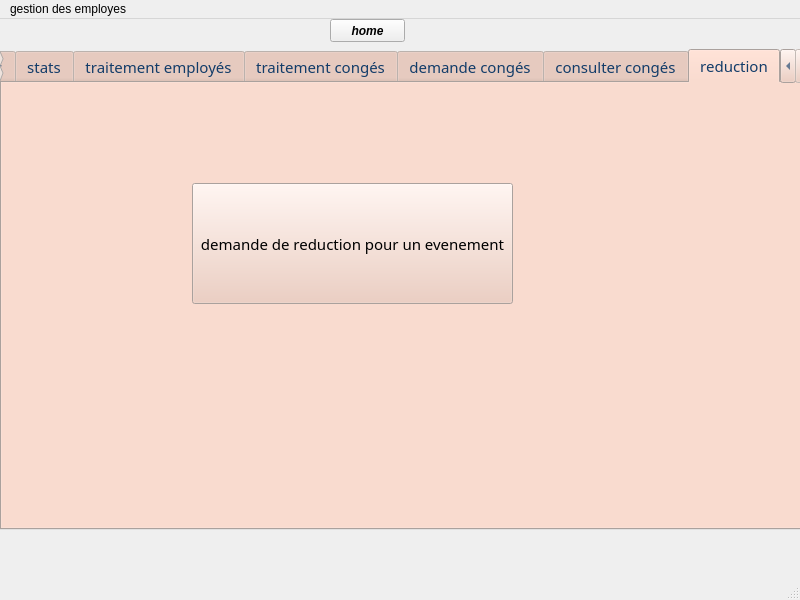
<?xml version="1.0" encoding="UTF-8"?>
<ui version="4.0">
 <class>GestionEmploye</class>
 <widget class="QMainWindow" name="GestionEmploye">
  <property name="geometry">
   <rect>
    <x>0</x>
    <y>0</y>
    <width>800</width>
    <height>600</height>
   </rect>
  </property>
  <property name="windowTitle">
   <string>GestionEmploye</string>
  </property>
  <widget class="QWidget" name="centralwidget">
   <widget class="QTabWidget" name="pageee">
    <property name="geometry">
     <rect>
      <x>0</x>
      <y>30</y>
      <width>811</width>
      <height>481</height>
     </rect>
    </property>
    <property name="palette">
     <palette>
      <active>
       <colorrole role="WindowText">
        <brush brushstyle="SolidPattern">
         <color alpha="255">
          <red>18</red>
          <green>60</green>
          <blue>105</blue>
         </color>
        </brush>
       </colorrole>
       <colorrole role="Button">
        <brush brushstyle="SolidPattern">
         <color alpha="255">
          <red>237</red>
          <green>199</green>
          <blue>183</blue>
         </color>
        </brush>
       </colorrole>
       <colorrole role="Base">
        <brush brushstyle="SolidPattern">
         <color alpha="255">
          <red>255</red>
          <green>255</green>
          <blue>255</blue>
         </color>
        </brush>
       </colorrole>
       <colorrole role="Window">
        <brush brushstyle="SolidPattern">
         <color alpha="255">
          <red>238</red>
          <green>226</green>
          <blue>220</blue>
         </color>
        </brush>
       </colorrole>
      </active>
      <inactive>
       <colorrole role="WindowText">
        <brush brushstyle="SolidPattern">
         <color alpha="255">
          <red>18</red>
          <green>60</green>
          <blue>105</blue>
         </color>
        </brush>
       </colorrole>
       <colorrole role="Button">
        <brush brushstyle="SolidPattern">
         <color alpha="255">
          <red>237</red>
          <green>199</green>
          <blue>183</blue>
         </color>
        </brush>
       </colorrole>
       <colorrole role="Base">
        <brush brushstyle="SolidPattern">
         <color alpha="255">
          <red>255</red>
          <green>255</green>
          <blue>255</blue>
         </color>
        </brush>
       </colorrole>
       <colorrole role="Window">
        <brush brushstyle="SolidPattern">
         <color alpha="255">
          <red>238</red>
          <green>226</green>
          <blue>220</blue>
         </color>
        </brush>
       </colorrole>
      </inactive>
      <disabled>
       <colorrole role="WindowText">
        <brush brushstyle="SolidPattern">
         <color alpha="255">
          <red>120</red>
          <green>120</green>
          <blue>120</blue>
         </color>
        </brush>
       </colorrole>
       <colorrole role="Button">
        <brush brushstyle="SolidPattern">
         <color alpha="255">
          <red>237</red>
          <green>199</green>
          <blue>183</blue>
         </color>
        </brush>
       </colorrole>
       <colorrole role="Base">
        <brush brushstyle="SolidPattern">
         <color alpha="255">
          <red>238</red>
          <green>226</green>
          <blue>220</blue>
         </color>
        </brush>
       </colorrole>
       <colorrole role="Window">
        <brush brushstyle="SolidPattern">
         <color alpha="255">
          <red>238</red>
          <green>226</green>
          <blue>220</blue>
         </color>
        </brush>
       </colorrole>
      </disabled>
     </palette>
    </property>
    <property name="font">
     <font>
      <family>Papyrus</family>
      <pointsize>11</pointsize>
     </font>
    </property>
    <property name="currentIndex">
     <number>6</number>
    </property>
    <widget class="QWidget" name="tab_5">
     <attribute name="title">
      <string>liste employés</string>
     </attribute>
     <widget class="QPushButton" name="B_supprimer">
      <property name="geometry">
       <rect>
        <x>540</x>
        <y>260</y>
        <width>75</width>
        <height>23</height>
       </rect>
      </property>
      <property name="text">
       <string>supprimer</string>
      </property>
     </widget>
     <widget class="QLineEdit" name="lineEdit_supprimer">
      <property name="geometry">
       <rect>
        <x>420</x>
        <y>260</y>
        <width>113</width>
        <height>20</height>
       </rect>
      </property>
     </widget>
     <widget class="QLineEdit" name="lineEdit_5">
      <property name="geometry">
       <rect>
        <x>430</x>
        <y>20</y>
        <width>113</width>
        <height>20</height>
       </rect>
      </property>
     </widget>
     <widget class="QTableView" name="table_employe">
      <property name="geometry">
       <rect>
        <x>70</x>
        <y>50</y>
        <width>621</width>
        <height>192</height>
       </rect>
      </property>
     </widget>
     <widget class="QPushButton" name="pushButton_pdf">
      <property name="geometry">
       <rect>
        <x>60</x>
        <y>250</y>
        <width>75</width>
        <height>23</height>
       </rect>
      </property>
      <property name="text">
       <string>pdf</string>
      </property>
     </widget>
     <widget class="QPushButton" name="pushButton_trier">
      <property name="geometry">
       <rect>
        <x>170</x>
        <y>250</y>
        <width>75</width>
        <height>23</height>
       </rect>
      </property>
      <property name="text">
       <string>trier</string>
      </property>
     </widget>
     <widget class="QLabel" name="label_9">
      <property name="geometry">
       <rect>
        <x>340</x>
        <y>20</y>
        <width>71</width>
        <height>20</height>
       </rect>
      </property>
      <property name="text">
       <string>recherhcher</string>
      </property>
     </widget>
    </widget>
    <widget class="QWidget" name="tab_6">
     <attribute name="title">
      <string>stats</string>
     </attribute>
     <widget class="QFrame" name="horizontalFrame">
      <property name="geometry">
       <rect>
        <x>0</x>
        <y>10</y>
        <width>731</width>
        <height>441</height>
       </rect>
      </property>
      <layout class="QHBoxLayout" name="horizontalLayout"/>
     </widget>
    </widget>
    <widget class="QWidget" name="tab">
     <attribute name="title">
      <string>traitement employés</string>
     </attribute>
     <widget class="QLineEdit" name="lineEdit_cin">
      <property name="geometry">
       <rect>
        <x>150</x>
        <y>10</y>
        <width>113</width>
        <height>20</height>
       </rect>
      </property>
      <property name="maxLength">
       <number>8</number>
      </property>
     </widget>
     <widget class="QLabel" name="label">
      <property name="geometry">
       <rect>
        <x>20</x>
        <y>10</y>
        <width>47</width>
        <height>14</height>
       </rect>
      </property>
      <property name="text">
       <string>cin</string>
      </property>
     </widget>
     <widget class="QLabel" name="label_2">
      <property name="geometry">
       <rect>
        <x>20</x>
        <y>50</y>
        <width>47</width>
        <height>14</height>
       </rect>
      </property>
      <property name="text">
       <string>prenom</string>
      </property>
     </widget>
     <widget class="QLabel" name="label_3">
      <property name="geometry">
       <rect>
        <x>20</x>
        <y>80</y>
        <width>41</width>
        <height>20</height>
       </rect>
      </property>
      <property name="text">
       <string>nom</string>
      </property>
     </widget>
     <widget class="QLineEdit" name="lineEdit_prenom">
      <property name="geometry">
       <rect>
        <x>150</x>
        <y>40</y>
        <width>113</width>
        <height>20</height>
       </rect>
      </property>
     </widget>
     <widget class="QLineEdit" name="lineEdit_nom">
      <property name="geometry">
       <rect>
        <x>150</x>
        <y>80</y>
        <width>113</width>
        <height>20</height>
       </rect>
      </property>
     </widget>
     <widget class="QLabel" name="label_7">
      <property name="geometry">
       <rect>
        <x>20</x>
        <y>110</y>
        <width>47</width>
        <height>14</height>
       </rect>
      </property>
      <property name="text">
       <string>salaire</string>
      </property>
     </widget>
     <widget class="QLabel" name="POSTE">
      <property name="geometry">
       <rect>
        <x>20</x>
        <y>150</y>
        <width>47</width>
        <height>14</height>
       </rect>
      </property>
      <property name="text">
       <string>poste</string>
      </property>
     </widget>
     <widget class="QLineEdit" name="lineEdit_salaire">
      <property name="geometry">
       <rect>
        <x>150</x>
        <y>110</y>
        <width>113</width>
        <height>20</height>
       </rect>
      </property>
     </widget>
     <widget class="QPushButton" name="B_ajouter">
      <property name="geometry">
       <rect>
        <x>330</x>
        <y>240</y>
        <width>75</width>
        <height>23</height>
       </rect>
      </property>
      <property name="text">
       <string>ajouter</string>
      </property>
     </widget>
     <widget class="QPushButton" name="B_modifier">
      <property name="geometry">
       <rect>
        <x>470</x>
        <y>240</y>
        <width>71</width>
        <height>23</height>
       </rect>
      </property>
      <property name="text">
       <string>modifier</string>
      </property>
     </widget>
     <widget class="QLineEdit" name="lineEdit_poste">
      <property name="geometry">
       <rect>
        <x>150</x>
        <y>150</y>
        <width>113</width>
        <height>20</height>
       </rect>
      </property>
     </widget>
     <widget class="QLabel" name="label_4">
      <property name="geometry">
       <rect>
        <x>20</x>
        <y>180</y>
        <width>81</width>
        <height>31</height>
       </rect>
      </property>
      <property name="text">
       <string>droit conge</string>
      </property>
     </widget>
     <widget class="QLineEdit" name="lineEdit_droit_conge">
      <property name="geometry">
       <rect>
        <x>150</x>
        <y>190</y>
        <width>113</width>
        <height>20</height>
       </rect>
      </property>
      <property name="text">
       <string>30</string>
      </property>
     </widget>
     <widget class="QLineEdit" name="lineEdit_nbr_heures">
      <property name="geometry">
       <rect>
        <x>150</x>
        <y>220</y>
        <width>113</width>
        <height>20</height>
       </rect>
      </property>
      <property name="text">
       <string>100</string>
      </property>
     </widget>
     <widget class="QLabel" name="label_10">
      <property name="geometry">
       <rect>
        <x>20</x>
        <y>220</y>
        <width>81</width>
        <height>16</height>
       </rect>
      </property>
      <property name="text">
       <string>nb_heures_</string>
      </property>
     </widget>
     <widget class="QLabel" name="label_11">
      <property name="geometry">
       <rect>
        <x>20</x>
        <y>260</y>
        <width>121</width>
        <height>16</height>
       </rect>
      </property>
      <property name="text">
       <string>nb_heures_suppl</string>
      </property>
     </widget>
     <widget class="QLineEdit" name="lineEdit_nbr_heures_supp">
      <property name="geometry">
       <rect>
        <x>150</x>
        <y>260</y>
        <width>113</width>
        <height>20</height>
       </rect>
      </property>
     </widget>
    </widget>
    <widget class="QWidget" name="tab_3">
     <attribute name="title">
      <string>traitement congés</string>
     </attribute>
     <widget class="QLabel" name="label_12">
      <property name="geometry">
       <rect>
        <x>110</x>
        <y>70</y>
        <width>81</width>
        <height>41</height>
       </rect>
      </property>
      <property name="text">
       <string/>
      </property>
     </widget>
     <widget class="QPushButton" name="pushButton_refuser_conge">
      <property name="enabled">
       <bool>false</bool>
      </property>
      <property name="geometry">
       <rect>
        <x>440</x>
        <y>230</y>
        <width>161</width>
        <height>23</height>
       </rect>
      </property>
      <property name="text">
       <string>refuser conge</string>
      </property>
     </widget>
     <widget class="QPushButton" name="pushButton_accepter_conge">
      <property name="enabled">
       <bool>false</bool>
      </property>
      <property name="geometry">
       <rect>
        <x>610</x>
        <y>230</y>
        <width>151</width>
        <height>23</height>
       </rect>
      </property>
      <property name="text">
       <string>accepter conge </string>
      </property>
     </widget>
     <widget class="QTableView" name="table_conge">
      <property name="geometry">
       <rect>
        <x>120</x>
        <y>20</y>
        <width>601</width>
        <height>191</height>
       </rect>
      </property>
     </widget>
    </widget>
    <widget class="QWidget" name="tab_4">
     <attribute name="title">
      <string>demande congés</string>
     </attribute>
     <widget class="QPushButton" name="B_ajouter_conge">
      <property name="geometry">
       <rect>
        <x>440</x>
        <y>250</y>
        <width>141</width>
        <height>23</height>
       </rect>
      </property>
      <property name="text">
       <string>demande de conge</string>
      </property>
     </widget>
     <widget class="QDateEdit" name="dateEdit_debut">
      <property name="geometry">
       <rect>
        <x>640</x>
        <y>110</y>
        <width>131</width>
        <height>22</height>
       </rect>
      </property>
      <property name="calendarPopup">
       <bool>true</bool>
      </property>
     </widget>
     <widget class="QDateEdit" name="dateEdit_fin">
      <property name="geometry">
       <rect>
        <x>640</x>
        <y>160</y>
        <width>131</width>
        <height>22</height>
       </rect>
      </property>
      <property name="calendarPopup">
       <bool>true</bool>
      </property>
     </widget>
     <widget class="QLineEdit" name="lineEdit_cin_conge">
      <property name="enabled">
       <bool>false</bool>
      </property>
      <property name="geometry">
       <rect>
        <x>640</x>
        <y>60</y>
        <width>131</width>
        <height>20</height>
       </rect>
      </property>
     </widget>
     <widget class="QLabel" name="label_5">
      <property name="geometry">
       <rect>
        <x>580</x>
        <y>60</y>
        <width>47</width>
        <height>14</height>
       </rect>
      </property>
      <property name="text">
       <string>CIN</string>
      </property>
     </widget>
     <widget class="QLabel" name="label_6">
      <property name="geometry">
       <rect>
        <x>580</x>
        <y>120</y>
        <width>47</width>
        <height>14</height>
       </rect>
      </property>
      <property name="text">
       <string>debut</string>
      </property>
     </widget>
     <widget class="QLabel" name="label_8">
      <property name="geometry">
       <rect>
        <x>580</x>
        <y>170</y>
        <width>47</width>
        <height>14</height>
       </rect>
      </property>
      <property name="text">
       <string>fin</string>
      </property>
     </widget>
     <widget class="QLabel" name="label_13">
      <property name="geometry">
       <rect>
        <x>320</x>
        <y>120</y>
        <width>181</width>
        <height>16</height>
       </rect>
      </property>
      <property name="text">
       <string>les jours de congés restants :</string>
      </property>
     </widget>
     <widget class="QLabel" name="lblConge">
      <property name="geometry">
       <rect>
        <x>510</x>
        <y>120</y>
        <width>47</width>
        <height>14</height>
       </rect>
      </property>
      <property name="text">
       <string>0</string>
      </property>
     </widget>
    </widget>
    <widget class="QWidget" name="tab_7">
     <attribute name="title">
      <string>consulter congés</string>
     </attribute>
     <widget class="QTableView" name="tab_consulter_cong">
      <property name="geometry">
       <rect>
        <x>190</x>
        <y>40</y>
        <width>321</width>
        <height>192</height>
       </rect>
      </property>
     </widget>
    </widget>
    <widget class="QWidget" name="tab_2">
     <attribute name="title">
      <string>reduction</string>
     </attribute>
     <widget class="QPushButton" name="pushButton_demanddereduction">
      <property name="geometry">
       <rect>
        <x>190</x>
        <y>100</y>
        <width>321</width>
        <height>121</height>
       </rect>
      </property>
      <property name="text">
       <string>demande de reduction pour un evenement</string>
      </property>
     </widget>
    </widget>
   </widget>
   <widget class="QPushButton" name="pushButtonHomeGestEmp">
    <property name="geometry">
     <rect>
      <x>330</x>
      <y>0</y>
      <width>75</width>
      <height>23</height>
     </rect>
    </property>
    <property name="font">
     <font>
      <weight>75</weight>
      <italic>true</italic>
      <bold>true</bold>
     </font>
    </property>
    <property name="text">
     <string>home</string>
    </property>
   </widget>
  </widget>
  <widget class="QStatusBar" name="statusbar"/>
  <widget class="QMenuBar" name="menubar">
   <property name="geometry">
    <rect>
     <x>0</x>
     <y>0</y>
     <width>800</width>
     <height>22</height>
    </rect>
   </property>
   <widget class="QMenu" name="menugestion_des_employes">
    <property name="title">
     <string>gestion des employes</string>
    </property>
   </widget>
   <addaction name="menugestion_des_employes"/>
  </widget>
 </widget>
 <resources/>
 <connections/>
</ui>
